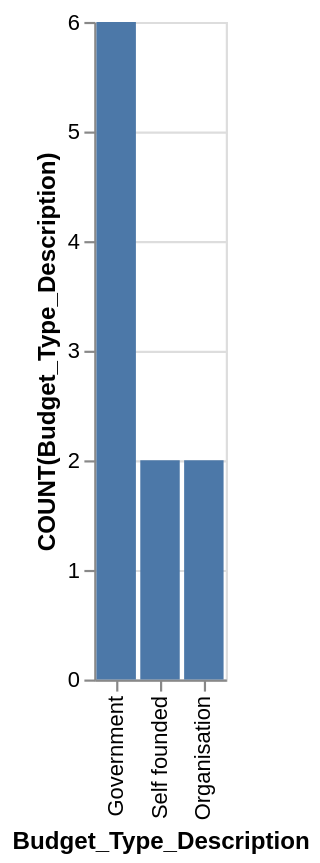

Specify this chart in Vega-Lite:
### Vega-Lite specification from a JSON file in a GitHub repository (floating-point values rounded to 4 significant figures)
{"data": {"values": [{"x_data": "Government", "y_data": 6}, {"x_data": "Self founded", "y_data": 2}, {"x_data": "Organisation", "y_data": 2}]}, "mark": "bar", "encoding": {"x": {"field": "x_data", "type": "nominal", "title": "Budget_Type_Description", "sort": {"op": "sum", "field": "y_data", "order": "descending"}}, "y": {"field": "y_data", "type": "quantitative", "title": "COUNT(Budget_Type_Description)"}}}
